Frame 1 (no input): blank canvas, image omitted
Frame 60 (no input): blank canvas, image omitted
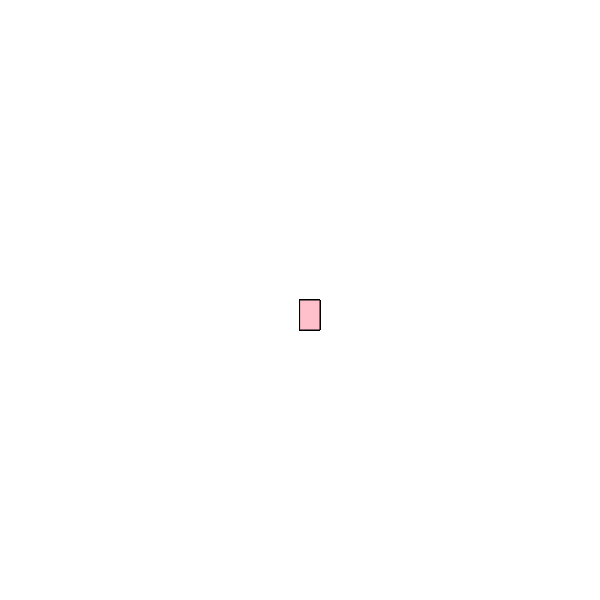
Frame 120 (the mouse pressed at the canvas centre since frame 60)

The p5.js sketch whose frames 1 and 60 were blank and that drew this single picture after the mouse press (run headless with seeded random() and noise() and a simulated clock; from frame 60 on, the mouse is pressed at the canvas centre):

// p5.js sketch
// ── sketch.js
function setup() {
    createCanvas(600, 600);
   background("white");}
  
  function draw() {
   
  
    stroke("black");
    fill("pink");
    
    // wconsole.log(mouseIsPressed);
    
    if (mouseIsPressed) {
      rect (mouseX, mouseY, 20, 30);
    }
  }
  
